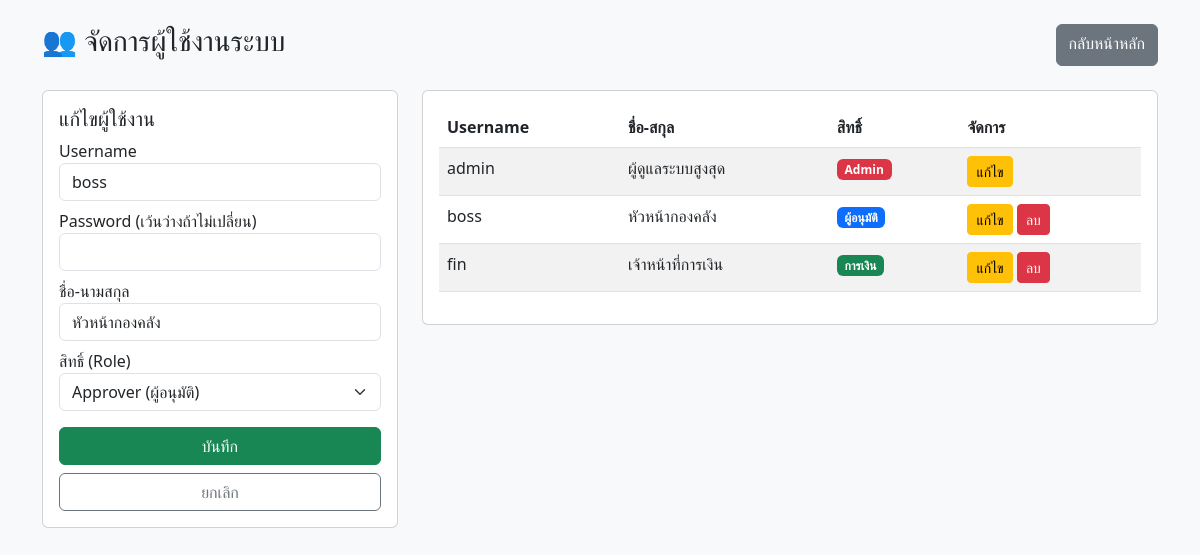
Page /admin_users.php?edit=2 (signed in) on the committed database.
### tables this page shows
CREATE TABLE `users` (
  `id` int NOT NULL,
  `username` varchar(50) NOT NULL,
  `password` varchar(255) NOT NULL,
  `fullname` varchar(100) NOT NULL,
  `role` enum('admin','approver','finance') NOT NULL DEFAULT 'finance'
);

### admin_users.php (the view, shortened to what this page needs)
<?php
require 'db.php';
$users = $pdo->query("SELECT * FROM users ORDER BY id ASC")->fetchAll();
$editUser = null;
if(isset($_GET['edit'])) {
    $stmt = $pdo->prepare("SELECT * FROM users WHERE id=?");
    $stmt->execute([$_GET['edit']]);
    $editUser = $stmt->fetch();
}
?>
<!DOCTYPE html>
<html lang="th">
<head>
    <link href="https://cdn.jsdelivr.net/npm/bootstrap@5.3.0/dist/css/bootstrap.min.css" rel="stylesheet">
</head>
<body class="p-4 bg-light">
    <div class="container">
        <div class="d-flex justify-content-between mb-4">
            <h3>👥 จัดการผู้ใช้งานระบบ</h3>
            <a href="admin.php" class="btn btn-secondary">กลับหน้าหลัก</a>
        </div>
        <div class="row">
            <div class="col-md-4">
                <div class="card p-3">
                    <h5><?php echo $editUser ? 'แก้ไขผู้ใช้งาน' : 'เพิ่มผู้ใช้งานใหม่'; ?></h5>
                    <form method="POST">
                        <div class="mb-2">
                            <label>Username</label>
                            <input type="text" name="username" class="form-control" value="<?php echo $editUser['username'] ?? ''; ?>" required>
                        </div>
                        <div class="mb-2">
                            <label>Password <?php echo $editUser ? '(เว้นว่างถ้าไม่เปลี่ยน)' : ''; ?></label>
                            <input type="password" name="password" class="form-control" <?php echo $editUser ? '' : 'required'; ?>>
                        </div>
                        <div class="mb-2">
                            <label>ชื่อ-นามสกุล</label>
                            <input type="text" name="fullname" class="form-control" value="<?php echo $editUser['fullname'] ?? ''; ?>" required>
                        </div>
                        <div class="mb-3">
                            <label>สิทธิ์ (Role)</label>
                            <select name="role" class="form-select">
                                <option value="approver" <?php if(($editUser['role']??'')=='approver') echo 'selected'; ?>>Approver (ผู้อนุมัติ)</option>
                            </select>
                        </div>
                        <button type="submit" class="btn btn-success w-100">บันทึก</button>
                        <?php if($editUser): ?>
                            <a href="admin_users.php" class="btn btn-outline-secondary w-100 mt-2">ยกเลิก</a>
                        <?php endif; ?>
                    </form>
                </div>
            </div>
            <div class="col-md-8">
                <div class="card p-3">
                    <table class="table table-striped">
                        <thead>
                            <tr>
                                <th>Username</th>
                                <th>ชื่อ-สกุล</th>
                                <th>สิทธิ์</th>
                                <th>จัดการ</th>
                            </tr>
                        </thead>
                        <tbody>
                            <?php foreach($users as $u): ?>
                            <tr>
                                <td><?php echo $u['username']; ?></td>
                                <td><?php echo $u['fullname']; ?></td>
                                <td>
                                    <?php
                                        if($u['role']=='admin') echo '<span class="badge bg-danger">Admin</span>';
                                        elseif($u['role']=='approver') echo '<span class="badge bg-primary">ผู้อนุมัติ</span>';
                                        else echo '<span class="badge bg-success">การเงิน</span>';
                                    ?>
                                </td>
                                <td>
                                    <a href="?edit=<?php echo $u['id']; ?>" class="btn btn-sm btn-warning">แก้ไข</a>
                                    <?php if($u['username'] != 'admin'):  ?>
                                        <a href="?delete=<?php echo $u['id']; ?>" class="btn btn-sm btn-danger" onclick="return confirm('ยืนยันลบ?')">ลบ</a>
                                    <?php endif; ?>
                                </td>
                            </tr>
                            <?php endforeach; ?>
                        </tbody>
                    </table>
                </div>
            </div>
        </div>
    </div>
</body>
</html>

### rows in the picture
users: username "boss", fullname "หัวหน้ากองคลัง", role "Approver (ผู้อนุมัติ)"
users: username "admin", fullname "ผู้ดูแลระบบสูงสุด", role "Admin"
users: username "fin", fullname "เจ้าหน้าที่การเงิน", role "การเงิน"
